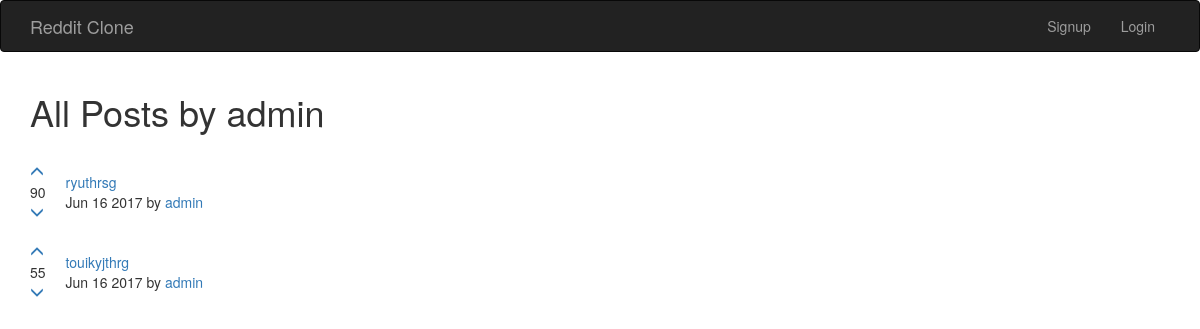
The app's page /posts/user/1 with its own data.
### posts/models.py (models this page shows)
class Post(models.Model):
    title = models.CharField(max_length=200)
    url = models.TextField()
    pub_date = models.DateTimeField()
    author = models.ForeignKey(User)
    votes_total = models.IntegerField(default=1)
    def month_date(self):
        return self.pub_date.strftime('%b %e %Y')

### posts/views.py (the view)
# urls.py: url(r'^user/(?P<pk>[0-9]+)', views.userposts, name='userposts'),
def userposts(request, pk):
    posts = Post.objects.filter(author__id=pk).order_by('-votes_total')
    author = User.objects.get(pk=pk)
    return render(request, 'posts/userposts.html', {'posts':posts, 'author':author})

### posts/templates/posts/userposts.html (shortened to what this page needs)
<!DOCTYPE html>
<html>
{% extends 'base.html' %} {% block content %}
<head>
</head>
<body>
    <h1>All Posts by {{ author.username }} </h1>
    {% for post in posts.all %}
    <table>
        <tr>
            <td style="padding-right: 20px;"><a href="#" onClick="document.getElementById('upvote{{ post.id }}').submit()"><span class="glyphicon glyphicon-menu-up" aria-hidden="true"></span></a><br> {{ post.votes_total }}<br><a href="#" onClick="document.getElementById('downvote{{ post.id }}').submit()"><span class="glyphicon glyphicon-menu-down" aria-hidden="true"></span></a></td>
            <td><a href="{{ post.url }}">{{ post.title }}</a><br>
                {{ post.month_date }} by <a href="{% url 'posts:userposts' post.author.id %}">{{ post.author.username }}</a></td>
        </tr>
        <br>
    </table>
    {% endfor %}
</body>
{% endblock %}

### records on screen
Post: votes_total "90", title "ryuthrsg", month_date "Jun 16 2017", author.username "admin"
Post: votes_total "55", title "touikyjthrg", month_date "Jun 16 2017", author.username "admin"

### other values on screen
{{ author.username }} "admin"
